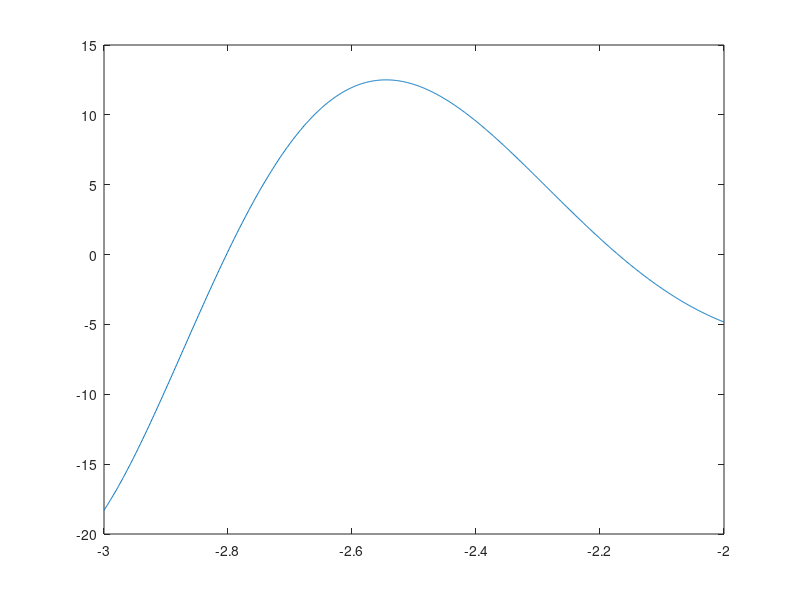

MATLAB code to generate this figure:
clear
close all
clc

A=hilb(10);
z=ones(1,10)';
w=z/norm(z);
p=2;
iter=4;
lambda=0;
[L,U,P]=lu(A-p*eye(10));
for i=1:iter
    y=L\(P*w);
    z=U\y;
    lambda=p+1/(w'*z);
    w=z/norm(z);
end
d=eigs(A,1,p);
err=abs(lambda-d)/abs(d)

clear
close all
clc

f=@(x) 1./((x.^4)+9);
z=linspace(1,2,5);
c=polyfit(z,f(z),4);

clear
close all
clc

x=linspace(0,1,10);
A=vander(x);
[U,S,V]=svd(A);
A7=U(:,1:7)*S(1:7,1:7)*V(:,1:7)';
norm=norm(A7,inf)

clear
close all
clc

H=hilb(10);
b=[2:2:20]';
x=H\b;

clear
close all
clc

f=@(x) exp(-x).*cos(x.^2);
z=linspace(-3,-2,1000);
plot(z,f(z));

clear
close all
clc

f=@(x) (x.^5).*log(x);
z=linspace(1,2,35);
fp=@(x) (5.*(x.^4)).*log(x)+x.^4;
x=linspace(1,2,500);
s=spline(z,[fp(z(1)) f(z) fp(z(35))],x);
max(abs(f(x)-s))
